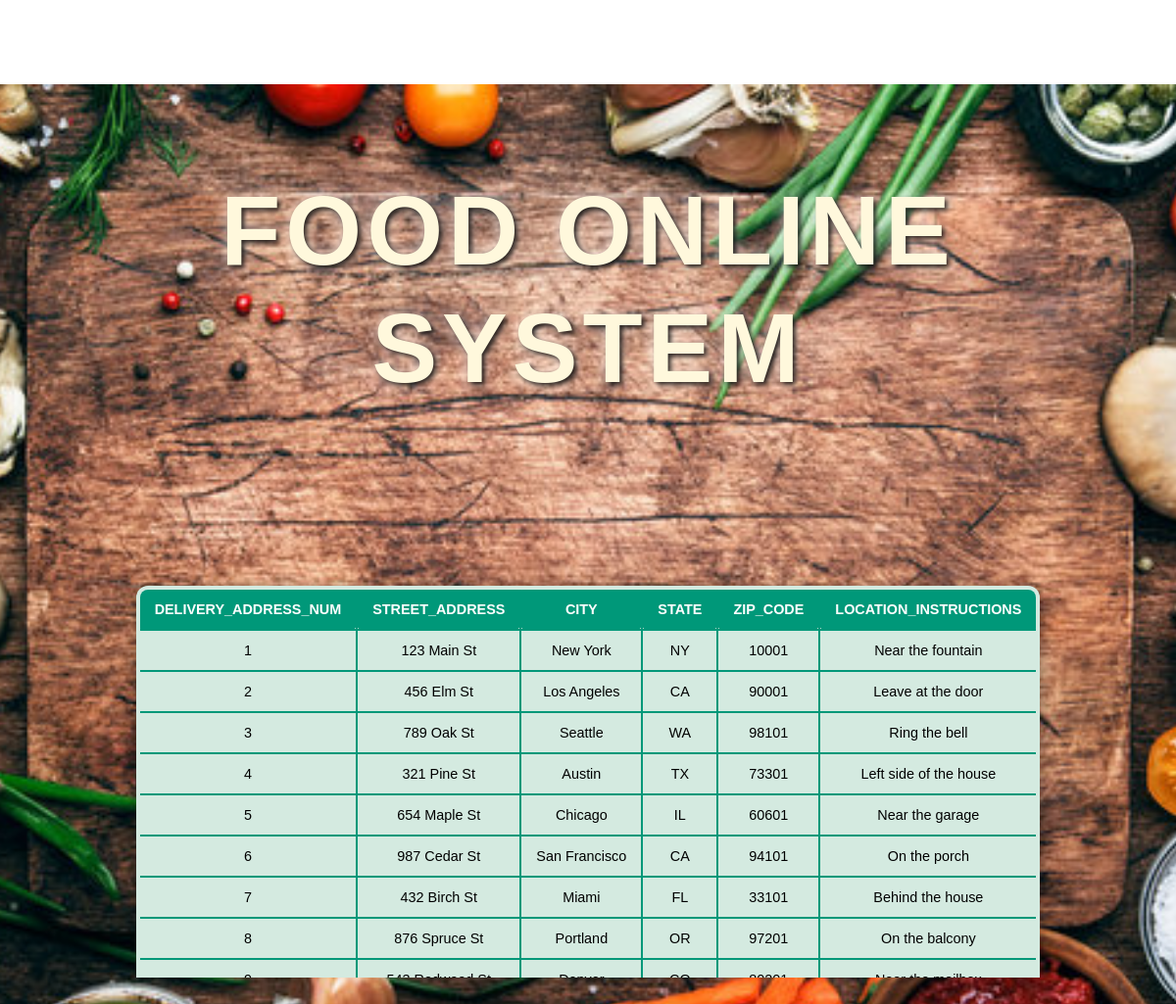
/delivery_addresses.html, run on the app's committed database.
### tables this page shows
CREATE TABLE DELIVERY_ADDRESSES (
    DELIVERY_ADDRESS_NUM INTEGER PRIMARY KEY UNIQUE NOT NULL,
    STREET_ADDRESS TEXT,
    CITY TEXT,
    STATE TEXT,
    ZIP_CODE TEXT,
    LOCATION_INSTRUCTIONS TEXT
);

### main.py (the view)
@app.route('/delivery_addresses.html')
def delivery_addresses():
    query = 'SELECT * FROM DELIVERY_ADDRESSES;'
    delivery_addresses_columns, delivery_addresses_table = reusable(query)
    return render_template("delivery_addresses.html", delivery_addresses=delivery_addresses_table,
                           columns=delivery_addresses_columns)

### main.py (called while the page is built)
def reusable(query: str):
    connection = None
    cursor = None
    try:
        connection = sqlite3.connect('food_online_system.db')
        print("Connected Successfully")
        cursor = connection.cursor()
        cursor.execute(query)
        if query.strip().upper().startswith('SELECT'):
            columns = [column[0] for column in cursor.description]
            results = cursor.fetchall()
            return columns, results
        else:
            connection.commit()
            return cursor.rowcount
    except sqlite3.Error as e:
        print(f"SQLite error: {e}")
    finally:
        if cursor:
            cursor.close()
        if connection:
            connection.close()

### templates/delivery_addresses.html (shortened to what this page needs)
<!DOCTYPE html>
<html lang="en">
<head>
    <link rel="stylesheet" href="/static/tables.css?">
</head>
<body>
<section>
    <h1>
        Food Online System
    </h1>
    <div class="table-container">
        <table class="table-center">
            <thead>
            <tr>
                {% for column in columns %}
                <th>{{column}}</th>
                {% endfor %}
            </tr>
            </thead>
            <tbody>
            {% for delivery_address in delivery_addresses %}
            <tr>
                {% for data in delivery_address %}
                <td>{{data if data is not none else "N/A"}}</td>
                {% endfor %}
            </tr>
            {% endfor %}
            </tbody>
        </table>
    </div>
</section>
</body>
</html>

### static/tables.css (style rules this page uses)
.table-center { border-collapse: collapse; font-size: 0.9em; font-family: sans-serif; min-width: 400px; box-shadow: 0 4px 15px rgba(0, 0, 0, 0.5); border: 4px solid #009879; border-radius: 12px; background-color: #d4eae0; max-width: 100%; margin: 100px auto 25px; overflow: hidden; position: relative; opacity: 0; animation: fadeIn 1s forwards, slideUp 0.8s ease-out forwards; }
.table-center::after { content: ''; position: absolute; top: 0; left: 0; right: 0; bottom: 0; z-index: -1; border-radius: 12px; animation: glowing 2s ease-in-out infinite alternate; }
.table-center thead tr { background-color: #009879; color: #ffffff; text-align: left; border-top-left-radius: 12px; border-top-right-radius: 12px; }
.table-center th, .table-center td { padding: 12px 15px; text-align: center; border: 2px solid #009879; border-radius: 6px; }
body { display: flex; justify-content: center; align-items: center; height: 100vh; background: url('images/tables_background.jpg') no-repeat center; background-size: 120%; margin: 0; }
h1 { text-align: center; font-family: Arial, Helvetica, sans-serif; font-size: 100px; font-style: unset; font-weight: 900; color: cornsilk; line-height: 1.2; text-transform: uppercase; letter-spacing: 5px; margin-top: 50px; text-shadow: 3px 3px 5px rgba(0, 0, 0, 0.8), 0 0 15px rgba(255, 255, 255, 0.7); }
.table-container { max-height: 500px; overflow-y: auto; margin: auto; }
.table-center thead { position: sticky; top: 0; z-index: 10; background-color: #009879; color: #ffffff; }

### data on the page
DELIVERY_ADDRESSES: data "1", STREET_ADDRESS "123 Main St", CITY "New York", STATE "NY", ZIP_CODE "10001", LOCATION_INSTRUCTIONS "Near the fountain"
DELIVERY_ADDRESSES: data "2", STREET_ADDRESS "456 Elm St", CITY "Los Angeles", STATE "CA", ZIP_CODE "90001", LOCATION_INSTRUCTIONS "Leave at the door"
DELIVERY_ADDRESSES: data "3", STREET_ADDRESS "789 Oak St", CITY "Seattle", STATE "WA", ZIP_CODE "98101", LOCATION_INSTRUCTIONS "Ring the bell"
DELIVERY_ADDRESSES: data "4", STREET_ADDRESS "321 Pine St", CITY "Austin", STATE "TX", ZIP_CODE "73301", LOCATION_INSTRUCTIONS "Left side of the house"
DELIVERY_ADDRESSES: data "5", STREET_ADDRESS "654 Maple St", CITY "Chicago", STATE "IL", ZIP_CODE "60601", LOCATION_INSTRUCTIONS "Near the garage"
DELIVERY_ADDRESSES: data "6", STREET_ADDRESS "987 Cedar St", CITY "San Francisco", STATE "CA", ZIP_CODE "94101", LOCATION_INSTRUCTIONS "On the porch"
DELIVERY_ADDRESSES: data "7", STREET_ADDRESS "432 Birch St", CITY "Miami", STATE "FL", ZIP_CODE "33101", LOCATION_INSTRUCTIONS "Behind the house"
DELIVERY_ADDRESSES: data "8", STREET_ADDRESS "876 Spruce St", CITY "Portland", STATE "OR", ZIP_CODE "97201", LOCATION_INSTRUCTIONS "On the balcony"

### other printed values
{{ column }} "DELIVERY_ADDRESS_NUM" "STREET_ADDRESS" "CITY" "STATE" "ZIP_CODE" "LOCATION_INSTRUCTIONS"
